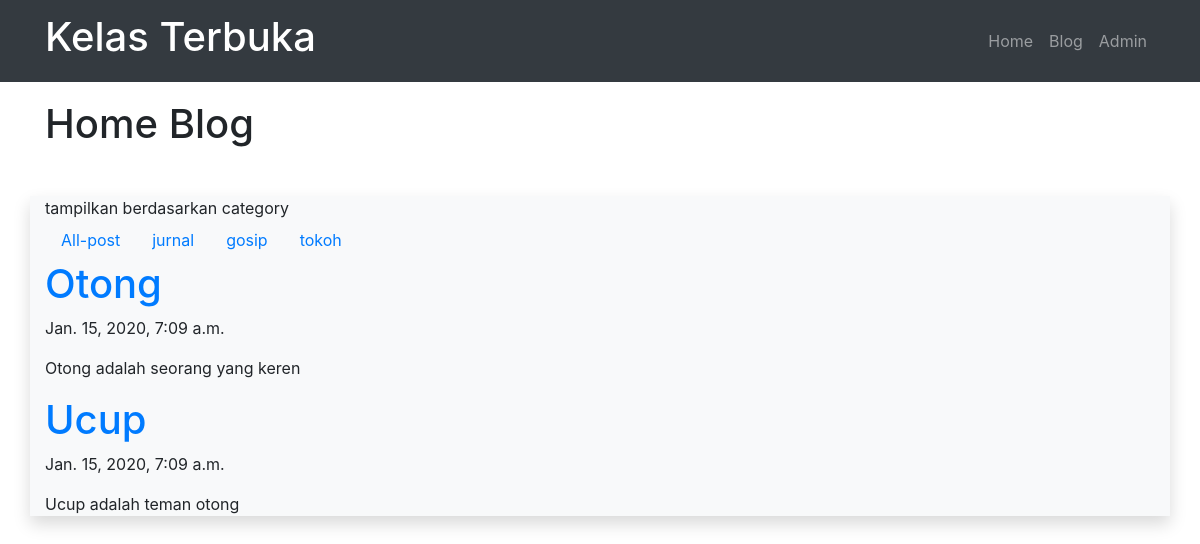
The page /blog/category/tokoh on the database its author committed.
### blog/models.py (models this page shows, shortened)
class Post(models.Model):
    judul       = models.CharField(max_length=255)
    body        = models.TextField()
    category    = models.CharField(max_length=255)
    publish     = models.DateTimeField(auto_now_add=True)
    update      = models.DateTimeField(auto_now=True)
    slug        = models.SlugField(blank=True, editable=False)

### blog/views.py (the view)
# urls.py: path('category/<str:categoryInput>', views.categoryPost),
def categoryPost(request, categoryInput):
    posts = Post.objects.filter(category=categoryInput)
    categories = Post.objects.values('category').distinct()
    print(categories)
    context = {
        'Judul': 'Home Blog',
        'Content': 'tampilkan berdasarkan category',
        'Categories': categories,
        'Posts': posts,
    }
    return render(request, 'blog/category.html', context)

### blog/templates/blog/category.html (shortened to what this page needs)
{% extends 'base.html' %}
{% block pageTitle %}
    {{ Judul }}
{% endblock %}
{% block contents %}
    {{ Content }}
    <ul class="nav">
        <li class="nav-item">
                <a class="nav-link" href="/blog/">All-post</a>
        </li>
        {% for dataCategory in Categories %}
            <li class="nav-item">
                <a class="nav-link" href="/blog/category/{{ dataCategory.category }}">{{ dataCategory.category }}</a>
            </li>
        {% endfor %}
    </ul>
    {% for post in Posts %}
        <a href="/blog/post/{{ post.slug }}">
            <h1>{{ post.judul }}</h1>
        </a>
        <p>{{ post.publish }}</p>
        <p>{{ post.body|truncatechars:200 }}</p>
    {% endfor %}
{% endblock %}

### rows shown on the page
Post: judul "Otong", publish "Jan. 15, 2020, 7:09 a.m.", body "Otong adalah seorang yang keren"
Post: judul "Ucup", publish "Jan. 15, 2020, 7:09 a.m.", body "Ucup adalah teman otong"

### other values the page prints
{{ Judul }} "Home Blog"
{{ Content }} "tampilkan berdasarkan category"
{{ dataCategory.category }} "jurnal" "gosip" "tokoh"
